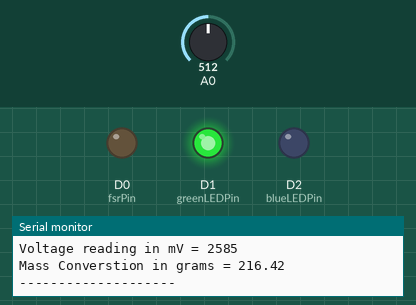
Recording of a sketch running on a simulated Arduino Zero (SAMD21). Shown: output pins drawn as LEDs (lit = HIGH), the last lines printed to the serial monitor. The inputs (shaded band) are chosen by the test bench; at power-on: A0 = 512 (analog values on the 0–1023 scale).

Above: at 1.8 s.
1.9 s: A0 set to 742
3.4 s: A0 set to 768
At 5.2 s:
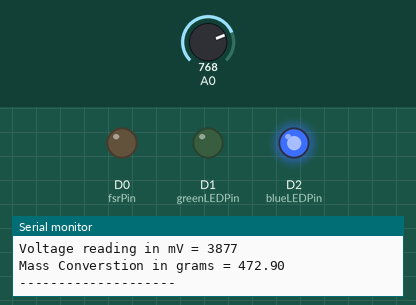
5.5 s: A0 set to 100
At 6.8 s:
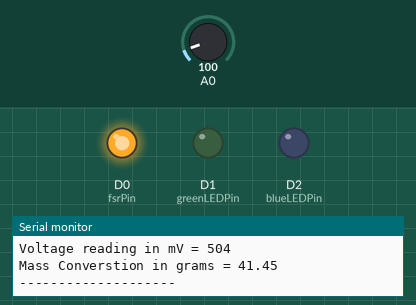
7.5 s: A0 set to 109
At 8.4 s:
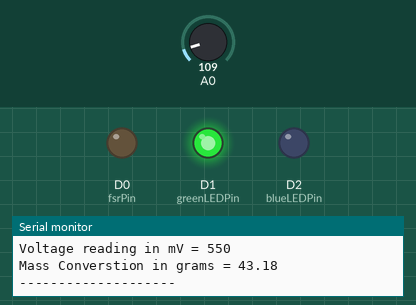
9.5 s: A0 set to 80
At 11.1 s:
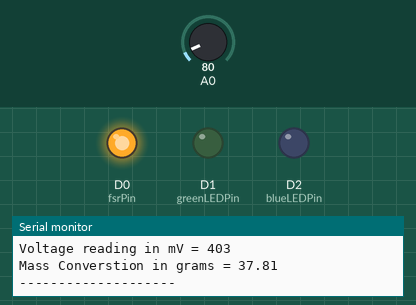
Timing chart, 0 to 12.5 s (numbered marks = the images above; inputs shaded):
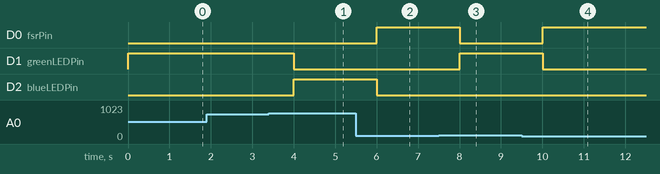

Measured:
- the behaviour switches between 759 and 760 on A0 (found by bisection; images 0 and 1)
- the behaviour switches between 102 and 103 on A0 (found by bisection; images 2 and 3)
- after the input at 3.4 s, D1 (greenLEDPin): HIGH → LOW after 0.60 s; D2 (blueLEDPin): LOW → HIGH after 0.60 s
- after the input at 5.5 s, D0 (fsrPin): LOW → HIGH after 0.51 s; D2 (blueLEDPin): HIGH → LOW after 0.51 s
- after the input at 7.5 s, D0 (fsrPin): HIGH → LOW after 0.51 s; D1 (greenLEDPin): LOW → HIGH after 0.51 s
- after the input at 9.5 s, D0 (fsrPin): LOW → HIGH after 0.51 s; D1 (greenLEDPin): HIGH → LOW after 0.51 s

The sketch:

masssensor.ino
```cpp
int fsrPin = 0;     // the FSR and 10K pulldown are connected to a0
int fsrReading;     // the analog reading from the FSR resistor divider
int fsrVoltage;     // the analog reading converted to voltage
int redLEDPin = 0;
int greenLEDPin = 1;
int blueLEDPin = 2;
double mass;
double range1 = 42; double range2 = 461; double range3 = 501; double range4 = 673;double range5 = 768;
double range6 = 944;

void setup(void) {
  Serial.begin(9600);   // We'll send debugging information via the Serial monitor
  analogReadResolution(16);
  pinMode(redLEDPin, OUTPUT);
  pinMode(blueLEDPin, OUTPUT);
  pinMode(greenLEDPin, OUTPUT);
}

void loop(void) {
  fsrReading = analogRead(fsrPin);
  Serial.print("Analog reading = ");
  Serial.println(fsrReading);

  // analog voltage reading ranges from about 0 to 65535 which maps to 0V to 5.17 V
  fsrVoltage = map(fsrReading, 0, 65535, 0, 5170);
  Serial.print("Voltage reading in mV = ");
  Serial.println(fsrVoltage);

 // convert to mass
 mass = 45.3 * exp(6.05 / 10000 * fsrVoltage) ;
 // exponetial function doesnt fit well with lower values, so subtract

 if (mass < 70.0){
    mass-=20;
  }
  else if (mass < 90){
    mass-=40;
  }
  else if (mass < 110){
    mass-=20;
  }
  else if (mass < 120){
    mass-=10;
  }

 Serial.print("Mass Converstion in grams = ");
 Serial.println(mass);

 // change from fsrvoltage to mass later
  if (mass <= range1 ){ // assume green
      digitalWrite(greenLEDPin, LOW);
      digitalWrite(redLEDPin, HIGH);
      digitalWrite(blueLEDPin, LOW);


    }
    else if (mass >= range1 && mass < range2){ // assume green
      digitalWrite(greenLEDPin, HIGH);
      digitalWrite(redLEDPin, LOW);
      digitalWrite(blueLEDPin, LOW);


    }
    else if (mass >= range2 && mass <= range3){ // assume blue
    digitalWrite(greenLEDPin, LOW);
    digitalWrite(redLEDPin, LOW);
    digitalWrite(blueLEDPin, HIGH);


    }
    else if (mass > range3 && mass <= range4){ // assume red
    digitalWrite(greenLEDPin, LOW);
    digitalWrite(redLEDPin, LOW);
    digitalWrite(blueLEDPin, LOW);

    }
    else if (mass > range4 && mass <= range5){ // assume red
    digitalWrite(greenLEDPin, LOW);
    digitalWrite(redLEDPin, LOW);
    digitalWrite(blueLEDPin, HIGH);

    }
    else if (mass > range5 && mass <= range6){ // assume red
    digitalWrite(greenLEDPin, LOW);
    digitalWrite(redLEDPin, HIGH);
    digitalWrite(blueLEDPin, LOW);

    }
    else if (mass > range6 ){ // assume red
    digitalWrite(greenLEDPin, HIGH);
    digitalWrite(redLEDPin, LOW);
    digitalWrite(blueLEDPin, LOW);

    }

  Serial.println("--------------------");
  delay(1000);
}
```
